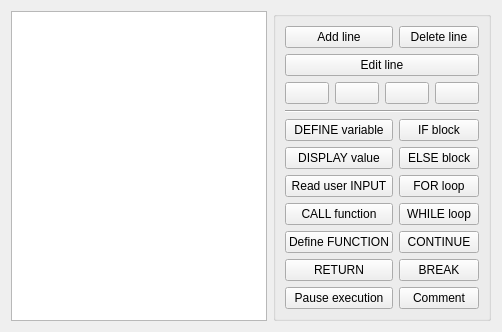
      <widget class="QWidget" name="tab_pseudocode">
       <attribute name="icon">
        <iconset resource="../turing.qrc">
         <normaloff>:/action/media/code.png</normaloff>:/action/media/code.png</iconset>
       </attribute>
       <attribute name="title">
        <string>Pseudocode</string>
       </attribute>
       <layout class="QHBoxLayout" name="horizontalLayout" stretch="1,0">
        <item>
         <widget class="QTreeWidget" name="treeWidget">
          <property name="alternatingRowColors">
           <bool>true</bool>
          </property>
          <property name="animated">
           <bool>true</bool>
          </property>
          <property name="headerHidden">
           <bool>true</bool>
          </property>
          <column>
           <property name="text">
            <string notr="true">1</string>
           </property>
          </column>
         </widget>
        </item>
        <item>
         <widget class="QGroupBox" name="verticalGroupBox">
          <property name="title">
           <string/>
          </property>
          <layout class="QGridLayout" name="gridLayout">
           <item row="1" column="0" colspan="2">
            <widget class="QPushButton" name="btnAlgo_Edit">
             <property name="text">
              <string>Edit line</string>
             </property>
             <property name="icon">
              <iconset resource="../turing.qrc">
               <normaloff>:/action/media/edit_line.png</normaloff>:/action/media/edit_line.png</iconset>
             </property>
            </widget>
           </item>
           <item row="4" column="0" colspan="2">
            <widget class="Line" name="line">
             <property name="orientation">
              <enum>Qt::Horizontal</enum>
             </property>
            </widget>
           </item>
           <item row="2" column="0" colspan="2">
            <layout class="QHBoxLayout" name="horizontalLayout_4">
             <item>
              <widget class="QPushButton" name="btnAlgo_UpBlock">
               <property name="icon">
                <iconset resource="../turing.qrc">
                 <normaloff>:/action/media/up_double.png</normaloff>:/action/media/up_double.png</iconset>
               </property>
              </widget>
             </item>
             <item>
              <widget class="QPushButton" name="btnAlgo_Up">
               <property name="icon">
                <iconset resource="../turing.qrc">
                 <normaloff>:/action/media/up.png</normaloff>:/action/media/up.png</iconset>
               </property>
              </widget>
             </item>
             <item>
              <widget class="QPushButton" name="btnAlgo_Down">
               <property name="icon">
                <iconset resource="../turing.qrc">
                 <normaloff>:/action/media/down.png</normaloff>:/action/media/down.png</iconset>
               </property>
              </widget>
             </item>
             <item>
              <widget class="QPushButton" name="btnAlgo_DownBlock">
               <property name="icon">
                <iconset resource="../turing.qrc">
                 <normaloff>:/action/media/down_double.png</normaloff>:/action/media/down_double.png</iconset>
               </property>
              </widget>
             </item>
            </layout>
           </item>
           <item row="0" column="0">
            <widget class="QPushButton" name="btnAlgo_Add">
             <property name="text">
              <string>Add line</string>
             </property>
             <property name="icon">
              <iconset resource="../turing.qrc">
               <normaloff>:/action/media/add.png</normaloff>:/action/media/add.png</iconset>
             </property>
            </widget>
           </item>
           <item row="10" column="1">
            <widget class="QPushButton" name="btnAlgo_Break">
             <property name="text">
              <string>BREAK</string>
             </property>
            </widget>
           </item>
           <item row="9" column="1">
            <widget class="QPushButton" name="btnAlgo_Continue">
             <property name="text">
              <string>CONTINUE</string>
             </property>
            </widget>
           </item>
           <item row="8" column="1">
            <widget class="QPushButton" name="btnAlgo_While">
             <property name="text">
              <string>WHILE loop</string>
             </property>
            </widget>
           </item>
           <item row="6" column="1">
            <widget class="QPushButton" name="btnAlgo_Else">
             <property name="text">
              <string>ELSE block</string>
             </property>
            </widget>
           </item>
           <item row="5" column="1">
            <widget class="QPushButton" name="btnAlgo_If">
             <property name="text">
              <string>IF block</string>
             </property>
            </widget>
           </item>
           <item row="0" column="1">
            <widget class="QPushButton" name="btnAlgo_Delete">
             <property name="text">
              <string>Delete line</string>
             </property>
             <property name="icon">
              <iconset resource="../turing.qrc">
               <normaloff>:/action/media/delete.png</normaloff>:/action/media/delete.png</iconset>
             </property>
            </widget>
           </item>
           <item row="7" column="1">
            <widget class="QPushButton" name="btnAlgo_For">
             <property name="text">
              <string>FOR loop</string>
             </property>
            </widget>
           </item>
           <item row="9" column="0">
            <widget class="QPushButton" name="btnAlgo_Func">
             <property name="text">
              <string>Define FUNCTION</string>
             </property>
            </widget>
           </item>
           <item row="8" column="0">
            <widget class="QPushButton" name="btnAlgo_Call">
             <property name="text">
              <string>CALL function</string>
             </property>
            </widget>
           </item>
           <item row="10" column="0">
            <widget class="QPushButton" name="btnAlgo_Return">
             <property name="text">
              <string>RETURN</string>
             </property>
            </widget>
           </item>
           <item row="5" column="0">
            <widget class="QPushButton" name="btnAlgo_Variable">
             <property name="text">
              <string>DEFINE variable</string>
             </property>
            </widget>
           </item>
           <item row="7" column="0">
            <widget class="QPushButton" name="btnAlgo_Input">
             <property name="text">
              <string>Read user INPUT</string>
             </property>
            </widget>
           </item>
           <item row="6" column="0">
            <widget class="QPushButton" name="btnAlgo_Display">
             <property name="text">
              <string>DISPLAY value</string>
             </property>
            </widget>
           </item>
           <item row="11" column="0">
            <widget class="QPushButton" name="btnAlgo_Stop">
             <property name="text">
              <string>Pause execution</string>
             </property>
            </widget>
           </item>
           <item row="11" column="1">
            <widget class="QPushButton" name="btnAlgo_Comment">
             <property name="text">
              <string>Comment</string>
             </property>
            </widget>
           </item>
          </layout>
         </widget>
        </item>
       </layout>
      </widget>
